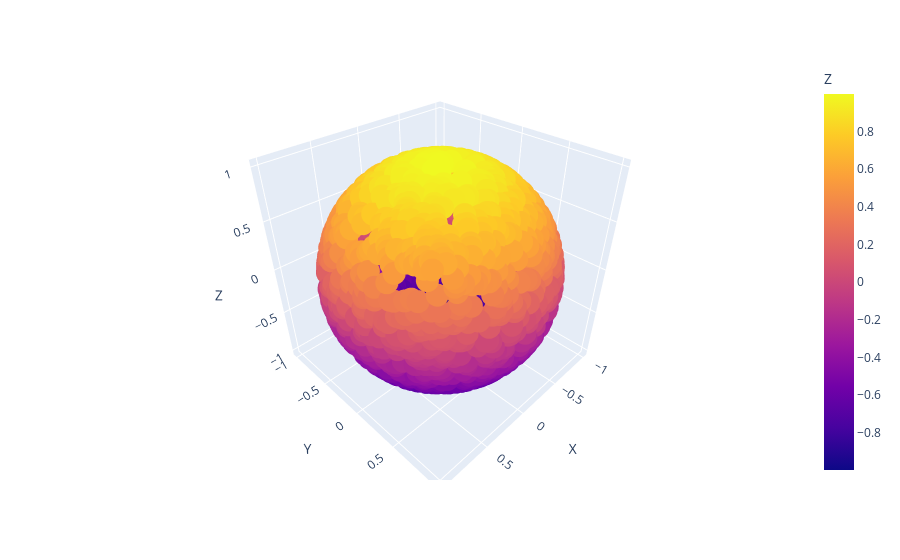

Source (notebook cell):
### Code cell
fig = px.scatter_3d(debug_data_3.iloc[start:end], x='X', y='Y', z='Z', color='Z')
fig.show()

### Figure 1 — Plotly figure (JSON) as saved in the notebook; plotly's stock layout.template omitted (floating-point values rounded to 4 significant figures; data arrays with more than 128 entries replaced by an {"elided": "..."} marker saying what was removed)
{"data": [{"hovertemplate": "X=%{x}<br>Y=%{y}<br>Z=%{marker.color}<extra></extra>", "legendgroup": "", "marker": {"color": {"elided": "2047 float values"}, "coloraxis": "coloraxis", "symbol": "circle"}, "mode": "markers", "name": "", "scene": "scene", "showlegend": false, "type": "scatter3d", "x": {"elided": "2047 float values"}, "y": {"elided": "2047 float values"}, "z": {"elided": "2047 float values"}}], "layout": {"coloraxis": {"colorbar": {"title": {"text": "Z"}}, "colorscale": [[0, "#0d0887"], [0.1111, "#46039f"], [0.2222, "#7201a8"], [0.3333, "#9c179e"], [0.4444, "#bd3786"], [0.5556, "#d8576b"], [0.6667, "#ed7953"], [0.7778, "#fb9f3a"], [0.8889, "#fdca26"], [1, "#f0f921"]]}, "legend": {"tracegroupgap": 0}, "margin": {"t": 60}, "scene": {"domain": {"x": [0, 1], "y": [0, 1]}, "xaxis": {"title": {"text": "X"}}, "yaxis": {"title": {"text": "Y"}}, "zaxis": {"title": {"text": "Z"}}}}}
